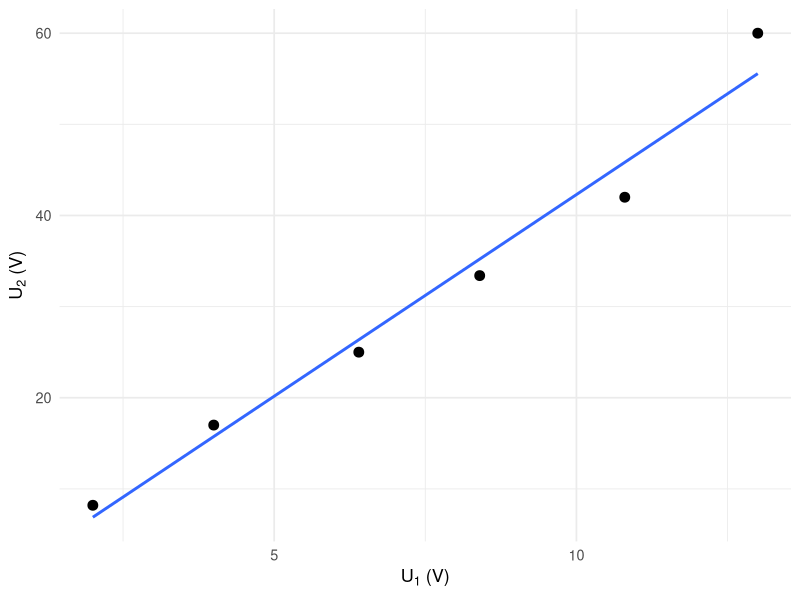
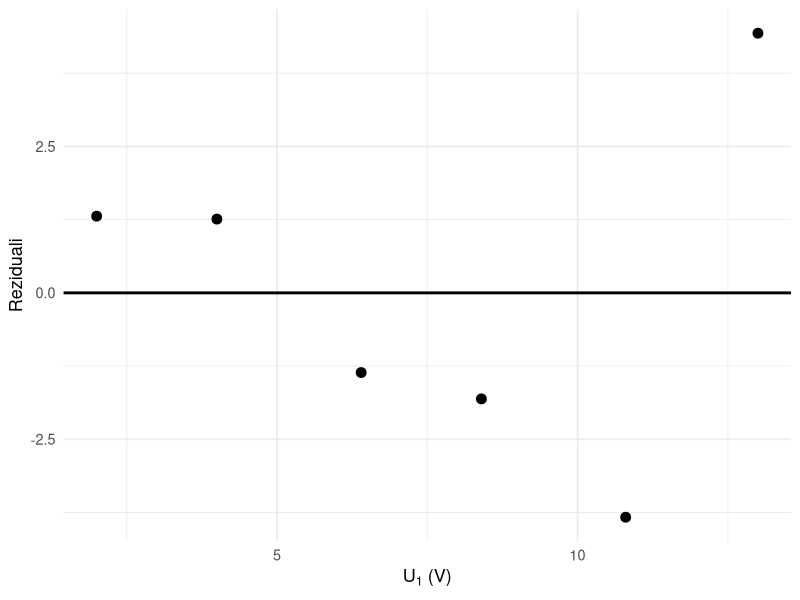
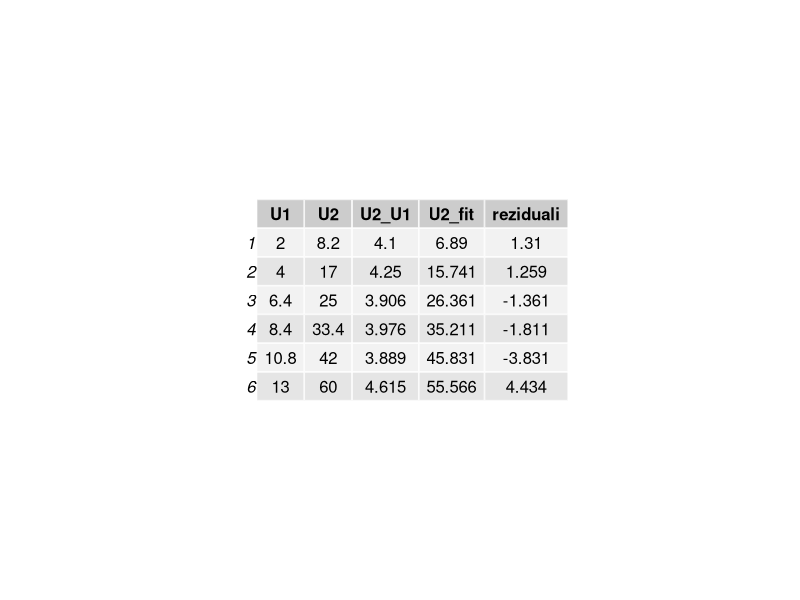
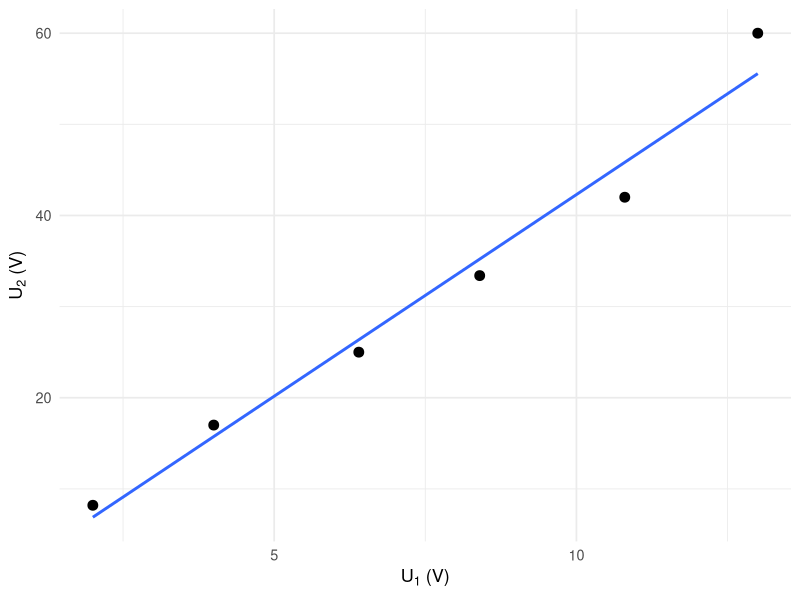
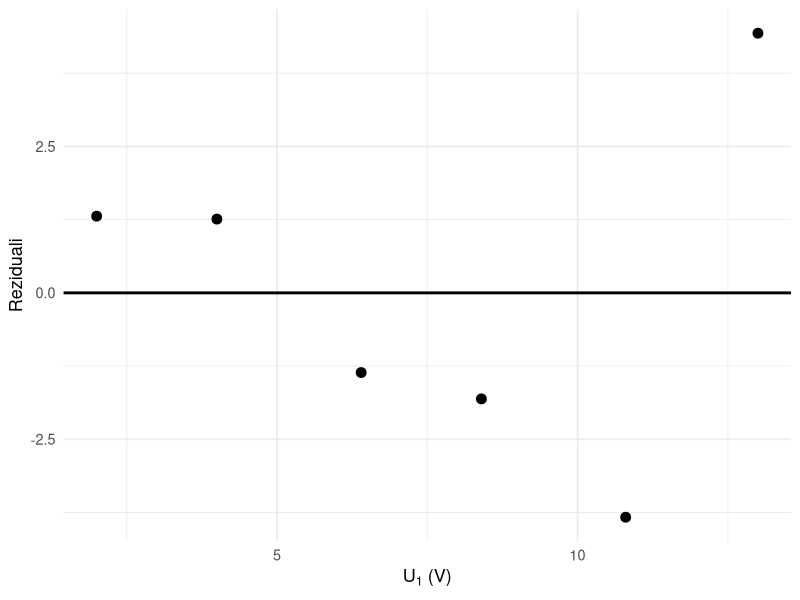
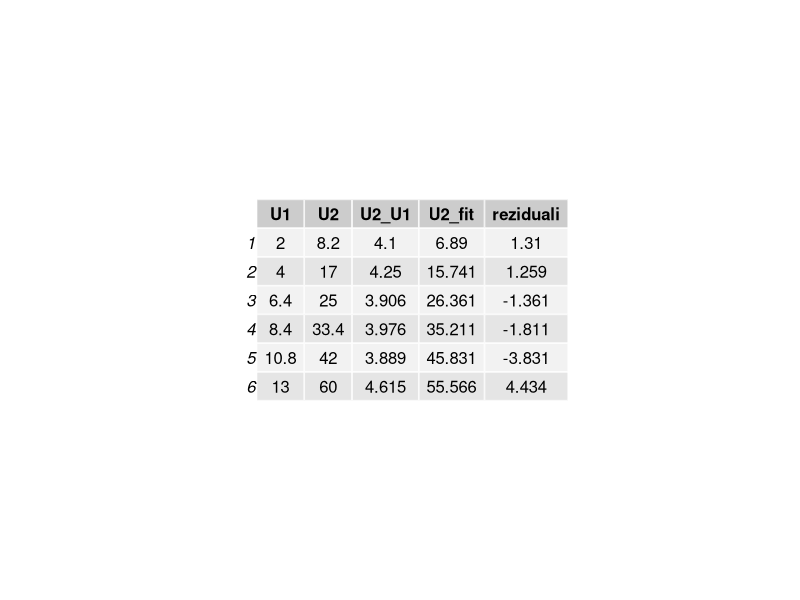
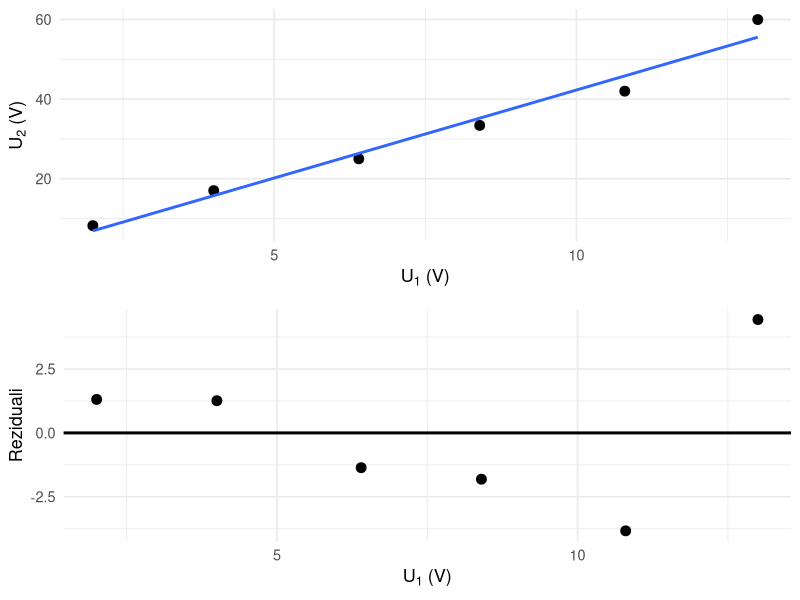

Write R code to recreate these figures, in order.
library(ggplot2)
library(gridExtra)
library(grid)


U1 <- c(2.0, 4.0, 6.4, 8.4, 10.8, 13.0)
U2 <- c(8.2, 17.0, 25.0, 33.4, 42.0, 60.0)

df <- data.frame(U1 = U1, U2 = U2)
df$U2_U1 <- df$U2 / df$U1

n1 <- 300
n2 <- 1200
teorijski_omjer <- n2 / n1

model <- lm(U2 ~ U1, data = df)
summary_model <- summary(model)

a <- coef(model)[2]
b <- coef(model)[1]

df$U2_fit <- fitted(model)
df$reziduali <- resid(model)

pearson_r <- cor(df$U1, df$U2, method = "pearson")
R2 <- summary_model$r.squared
odstupanje <- abs(a - teorijski_omjer) / teorijski_omjer * 100

cat("Tablica mjerenja:\n")
print(round(df, 3))
cat("\n")

cat("Jednadžba pravca:\n")
cat(sprintf("U2 = %.4f * U1 %+ .4f\n", a, b))
cat(sprintf("Teorijski omjer n2/n1 = %.3f\n", teorijski_omjer))
cat(sprintf("Pearsonov koeficijent r = %.4f\n", pearson_r))
cat(sprintf("Koeficijent determinacije R^2 = %.4f\n", R2))
cat(sprintf("Relativno odstupanje = %.2f %%\n", odstupanje))
cat("\n")

p1 <- ggplot(df, aes(x = U1, y = U2)) +
    geom_point(size = 3) +
    geom_smooth(method = "lm", se = FALSE, linewidth = 1) +
    labs(
        x = expression(U[1]~"(V)"),
        y = expression(U[2]~"(V)")
    ) +
    theme_minimal(base_size = 13)

print(p1)

p2 <- ggplot(df, aes(x = U1, y = reziduali)) +
    geom_point(size = 3) +
    geom_hline(yintercept = 0, linewidth = 1) +
    labs(
        x = expression(U[1]~"(V)"),
        y = "Reziduali"
    ) +
    theme_minimal(base_size = 13)
print(p2)

tablica <- tableGrob(round(df, 3))

grid.newpage()
grid.draw(tablica)

ggsave("graf.pdf", plot = p1, width = 8, height = 5)
ggsave("graf_reziduali.pdf", plot = p2, width = 8, height = 4.5)

pdf("tablica.pdf", width = 8, height = 3)
grid.newpage()
grid.draw(tablica)
dev.off()

pdf("1.pdf", width = 8, height = 9)
grid.arrange(p1, p2, ncol = 1)
dev.off()
